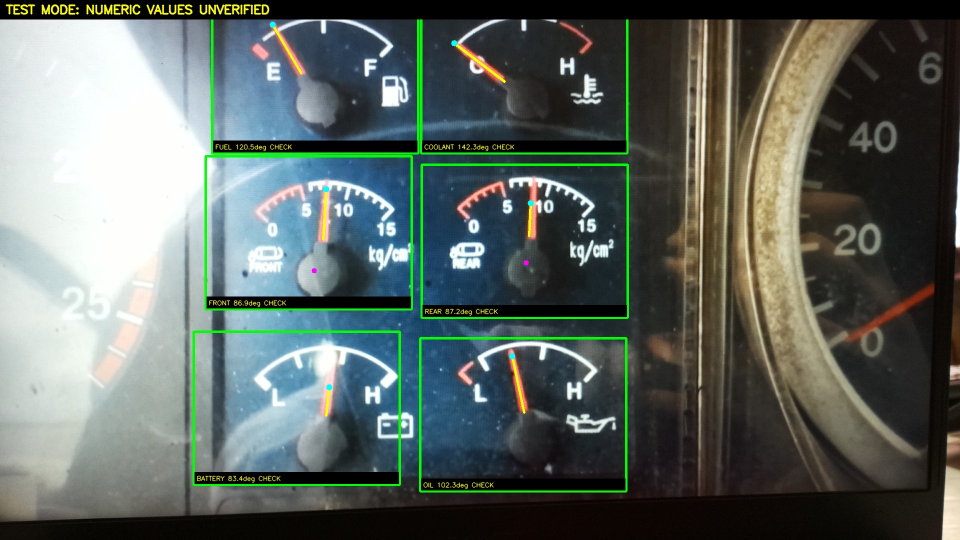
#> input picture sources/camera/live_detector_v3_dev_20261014/new_attempts/attempt_1_annotated.jpg, 1920 x 1080 px, given in place of dashboard_20260904_144540.jpg, which was not available (shown at 1/2 size)
$ python diagnose.py
#> lines starting #> are read from the running program, lines starting #| are printed output that depends on the picture; pictures that were not available may be replaced by others from this repository, and a replacement may not be noted
#> in main, ref is the input picture: shape (1080, 1920, 3); mean B, G, R 97.7, 103.2, 93.5
### sources/camera/centrabus_dashboard_reader.py
#!/usr/bin/env python3

from pathlib import Path
import argparse
import ast
import math

import cv2
import numpy as np

from gauge_readers import (
    read_battery,
    read_coolant,
    read_front,
    read_fuel,
    read_oil,
    read_rear,
)


# ============================================================
# CENTRABUS PRODUCTION SINGLE-IMAGE DASHBOARD READER
#
# Input:
#     One complete dashboard JPG
#
# Output:
#     Six gauge readings
#     One annotated dashboard JPG
#
# Uses:
#     - calibration0 as registration reference
#     - automatic ORB dashboard alignment
#     - automatic six-gauge ROI placement
#     - original image pixels only
#     - dynamic FRONT / REAR physical hub coordinates
#     - validated strict FRONT / REAR pressure detector
#
# IMPORTANT:
#     No gauge image is warped.
# ============================================================


ROOT = Path(__file__).resolve().parent


REFERENCE_CALIBRATION = (
    ROOT
    /
    "centrabus_calibration0"
)

REFERENCE_IMAGE = (
    REFERENCE_CALIBRATION
    / "01_reference"
    / "dashboard_20260904_144540.jpg"
)


REFERENCE_SCRIPT = (
    REFERENCE_CALIBRATION
    /
    "scripts"
    /
    "gauge_crop_test.py"
)


OUTPUT_DIR = (
    ROOT
    /
    "production_output"
)


OUTPUT_DIR.mkdir(
    parents=True,
    exist_ok=True
)


# ============================================================
# CALIBRATION0 REFERENCE ROIS
#
# x, y, width, height
# ============================================================

REFERENCE_ROIS = {

    "fuel": (
        450,
        45,
        405,
        300
    ),

    "coolant": (
        860,
        45,
        405,
        300
    ),

    "front": (
        450,
        375,
        405,
        300
    ),

    "rear": (
        875,
        375,
        405,
        300
    ),

    "battery": (
        440,
        720,
        405,
        300
    ),

    "oil": (
        885,
        715,
        405,
        300
    ),
}


GAUGES = (
    "fuel",
    "coolant",
    "front",
    "rear",
    "battery",
    "oil",
)


# ============================================================
# VALIDATED PHYSICAL PRESSURE-GAUGE HUB CENTERS
#
# Calibration0 crop-local coordinates.
#
# These are NOT the historical FRONT / REAR search pivots.
# ============================================================

REFERENCE_PRESSURE_HUBS = {

    "front": (
        184.0,
        195.0
    ),

    "rear": (
        207.0,
        192.0
    ),
}

# Approximate hub centers in the calibration0 crops. These are
# used to reject stray red shapes in the three simple gauges.
REFERENCE_SIMPLE_HUBS = {
    "fuel": (193.0, 190.0),
    "coolant": (205.0, 190.0),
    "battery": (195.0, 215.0),
    "oil": (205.0, 215.0),
}


# ============================================================
# AUTOMATIC DASHBOARD REGISTRATION
#
# Same settings used by validated 30-image pipeline.
# ============================================================

ORB_FEATURES = 3000
RATIO_TEST = 0.75
MIN_GOOD_MATCHES = 12
RANSAC_THRESHOLD = 4.0

MASK_X_MIN = 0.15
MASK_X_MAX = 0.82


READERS = {

    "fuel":
        read_fuel,

    "coolant":
        read_coolant,

    "front":
        read_front,

    "rear":
        read_rear,

    "battery":
        read_battery,

    "oil":
        read_oil,
}


# ============================================================
# READ input_image FROM CALIBRATION SCRIPT
# ============================================================

# [40 lines left out: function get_input_image_path, not called in this run]


# ============================================================
# ORB PREPARATION
# ============================================================

def prepare_gray(image):

    gray = cv2.cvtColor(
        image,
        cv2.COLOR_BGR2GRAY
    )
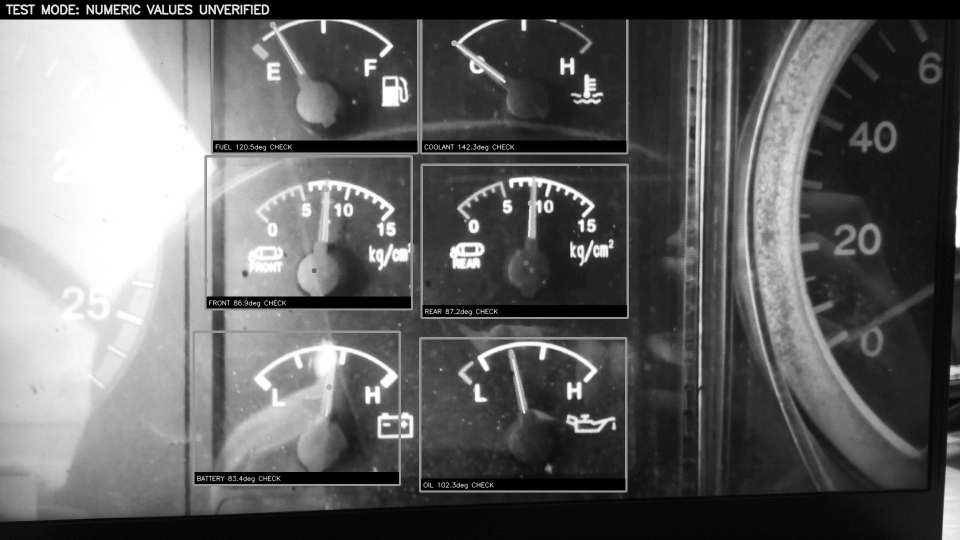
#> gray: shape (1080, 1920) (shown at 1/2 size); min 0, max 255, mean 99.7

    clahe = cv2.createCLAHE(
        clipLimit=2.0,
        tileGridSize=(8, 8)
    )

    return clahe.apply(
        gray
    )
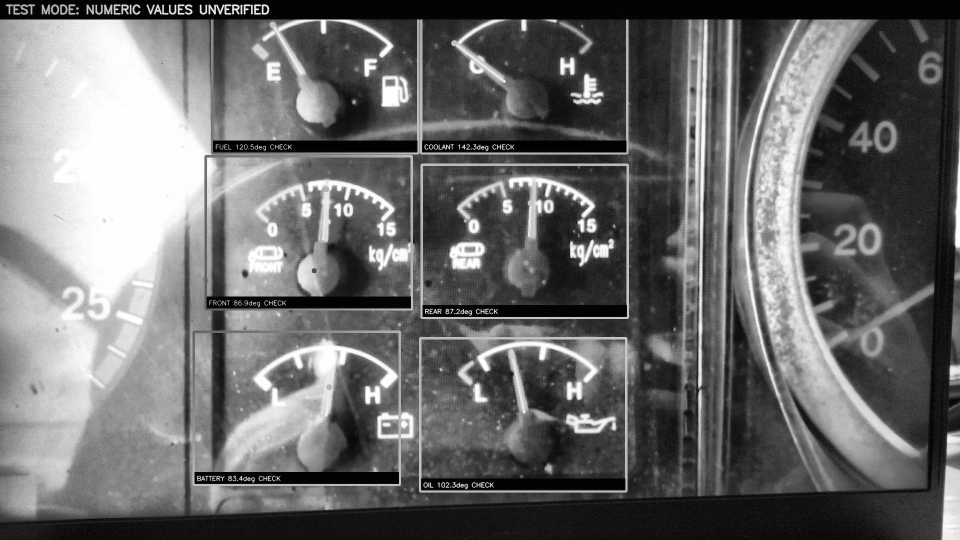
#> returned value: shape (1080, 1920) (shown at 1/2 size); min 0, max 255, mean 106.7


def create_feature_mask(image):

    height, width = (
        image.shape[:2]
    )
#> height = 1080; width = 1920

    mask = np.zeros(
        (
            height,
            width
        ),
        dtype=np.uint8
    )

    x1 = int(
        width
        *
        MASK_X_MIN
    )
#> x1 = 288

    x2 = int(
        width
        *
        MASK_X_MAX
    )
#> x2 = 1574

    mask[
        :,
        x1:x2
    ] = 255

    return mask


# ============================================================
# FORMAT GAUGE RESULT
# ============================================================

# [1088 lines left out: functions format_result, read_dashboard, main, not called in this run]


# [3 lines that do not run on import are left out]

### sources/camera/rear_oil_live_diagnosis_20261014/diagnose.py
"""Read-only V3 REAR/OIL component audit for every V3 live attempt."""
from __future__ import annotations

import contextlib
import csv
import io
import json
import math
import sys
from pathlib import Path

import cv2
import numpy as np

HERE = Path(__file__).resolve().parent
ROOT = HERE.parent
V3 = ROOT / "live_detector_v3_dev_20261014"
LOGS = ROOT / "reliable_live_logs_v3"
ART = HERE / "artifacts"
ART.mkdir(exist_ok=True)
sys.dont_write_bytecode = True
sys.path.insert(0, str(V3))
import gauge_readers as g  # noqa: E402
import centrabus_dashboard_reader as d  # noqa: E402


# [116 lines left out: functions registration, crop_geometry, arc_shift, components, longest_run, not called in this run]


def selected_component(rows):
    eligible = [r for r in rows if r.get("selected_overlap_px", 0) > 0]
    return max(eligible, key=lambda r: r["selected_overlap_px"]) if eligible else None


# [20 lines left out: function overlay, not called in this run]


def main():
    ref = cv2.imread(str(d.REFERENCE_IMAGE))
    refgray = d.prepare_gray(ref)
    orb = cv2.ORB_create(nfeatures=d.ORB_FEATURES)
    refkp, refdes = orb.detectAndCompute(refgray, d.create_feature_mask(ref))
#> refkp = 3000 keypoints; strongest (x, y, size): (397, 954, 31), (436, 954, 31), (860, 625, 31), (879, 620, 31)
    matcher = cv2.BFMatcher(cv2.NORM_HAMMING, crossCheck=False)
    allrows, cases = [], []
    paths = sorted(LOGS.glob("cycle_*/attempt_*.jpg"))
    paths = [p for p in paths if not p.name.endswith("_annotated.jpg")]
    for i, path in enumerate(paths, 1):
        image = cv2.imread(str(path))
        inv, reg = registration(image, refgray, refkp, refdes, orb, matcher)
        record = json.loads(path.with_suffix(".json").read_text())
        for gauge in ("rear", "oil"):
            case = dict(cycle=path.parent.name, attempt=path.stem, image=str(path), gauge=gauge,
                        registration="ok" if inv is not None else "failed",
                        v3_logged_angle_deg=record.get("gauges", {}).get(gauge, {}).get("angle", ""),
                        v3_logged_mask_mode=record.get("gauges", {}).get(gauge, {}).get("mask_mode", ""))
            if inv is None:
                cases.append(case)
                continue
            crop, roi, hub = crop_geometry(image, inv, reg["scale"], gauge)
            shift, score = arc_shift(crop, gauge, ref)
            aligned = (hub[0]+shift[0], hub[1]+shift[1])
            prefix = f"{path.parent.name}_{path.stem}_{gauge}"
            cv2.imwrite(str(ART / f"{prefix}_crop.png"), crop)
            if gauge == "rear":
                strict = g._create_pressure_red_mask(crop)
                relaxed = g._create_pressure_red_mask_relaxed(crop)
                read = lambda: g.read_rear(crop, config=dict(hub_x=hub[0], hub_y=hub[1], scale=reg["scale"]))
            else:
                strict = g._create_simple_red_mask(crop)
                relaxed = g._create_simple_red_mask_relaxed(crop)
                read = lambda: g.read_oil(crop, pivot=hub,
                    radius_min=10*reg["scale"], radius_max=180*reg["scale"])
            cv2.imwrite(str(ART / f"{prefix}_strict.png"), strict)
            cv2.imwrite(str(ART / f"{prefix}_relaxed.png"), relaxed)
            with contextlib.redirect_stdout(io.StringIO()):
                try:
                    result, error = read(), ""
                except Exception as exc:
                    result, error = None, str(exc)
            selected = result["needle_mask"] if result else np.zeros_like(strict)
            case.update(scale=reg["scale"], orb_matches=reg["matches"], orb_inliers=reg["inliers"],
                        roi_x1=roi[0], roi_y1=roi[1], roi_x2=roi[2], roi_y2=roi[3],
                        hub_x=hub[0], hub_y=hub[1], local_shift_x=shift[0], local_shift_y=shift[1],
                        local_alignment_score=score, aligned_hub_x=aligned[0], aligned_hub_y=aligned[1],
                        v3_replay_angle_deg=result["angle"] if result else "",
                        v3_replay_mask_mode=result.get("mask_mode", "strict" if gauge == "oil" else "") if result else "",
                        v3_error=error)
            if result is not None:
                cv2.imwrite(str(ART / f"{prefix}_v3_selected.png"), selected)
                case["v3_selected_span_px"] = result.get("line_span", math.dist(
                    result["base"], result["tip"]))
                case["v3_selected_red_pixels"] = int(cv2.countNonZero(selected))
            # Full masks preserve all components. The radial variant shows exactly
            # which OIL pixels V3 offers to its selector.
            modes = [("strict", strict), ("relaxed", relaxed)]
            if gauge == "oil":
                yy, xx = np.indices(strict.shape)
                radial = np.hypot(xx-hub[0], yy-hub[1])
                band = (radial >= 10*reg["scale"]) & (radial <= 180*reg["scale"])
                modes += [("strict_radial", np.uint8((strict > 0)&band)*255),
                          ("relaxed_radial", np.uint8((relaxed > 0)&band)*255)]
            for mode, mask in modes:
                rows = components(mask, gauge, mode, hub, aligned, selected)
                for row in rows:
                    row.update(case)
                allrows.extend(rows)
                if mode in ("strict", "relaxed"):
                    overlay(crop, rows, hub, aligned, result,
                            ART / f"{prefix}_{mode}_components.png")
                top = selected_component(rows)
                case[f"{mode}_components"] = len(rows)
                case[f"{mode}_largest_area"] = max((r["area_px"] for r in rows), default=0)
                case[f"{mode}_selected_component_id"] = top["component_id"] if top else ""
                case[f"{mode}_selected_component_span"] = top.get("fitted_span_px", "") if top else ""
            cases.append(case)
        print(i, path.parent.name, path.stem, flush=True)
    for name, rows in (("results.csv", allrows), ("cases.csv", cases)):
        fields = list(dict.fromkeys(k for row in rows for k in row))
        with (HERE/name).open("w", newline="") as f:
            writer = csv.DictWriter(f, fieldnames=fields)
            writer.writeheader()
            writer.writerows(rows)


if __name__ == "__main__":
    main()

$ run again, on sources/camera/rear_oil_live_diagnosis_20261014/artifacts/cycle_20261014_122850_513451_attempt_1_rear_relaxed_components.png
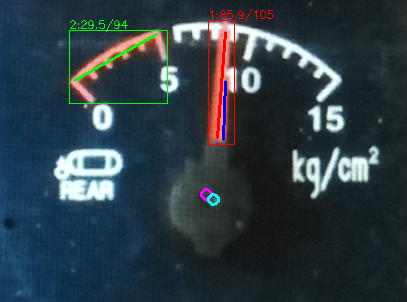
#> input picture sources/camera/rear_oil_live_diagnosis_20261014/artifacts/cycle_20261014_122850_513451_attempt_1_rear_relaxed_components.png, 407 x 302 px, given in place of dashboard_20260904_144540.jpg, which was not available
#> in main, ref is the input picture: shape (302, 407, 3); mean B, G, R 68.6, 60.8, 46.7
#> in prepare_gray, `gray = cv2.cvtColor( image, cv2.COLOR_BGR2GRAY )`:
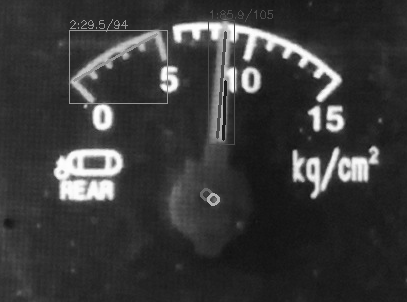
#> gray: shape (302, 407); min 16, max 255, mean 57.4
#> in prepare_gray, `return clahe.apply( gray )`:
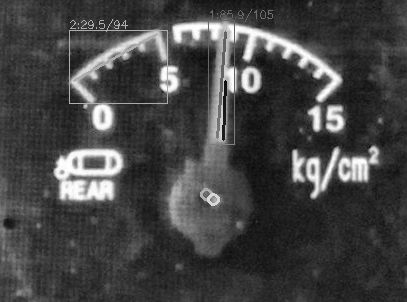
#> returned value: shape (302, 407); min 12, max 255, mean 68.4
#> refkp = 1421 keypoints; strongest (x, y, size): (225, 80, 31), (326, 102, 77.1), (315, 110, 64.3), (247, 57, 53.6)

$ run again, on sources/camera/rear_oil_live_diagnosis_20261014/artifacts/cycle_20261014_123113_752756_attempt_3_oil_crop.png
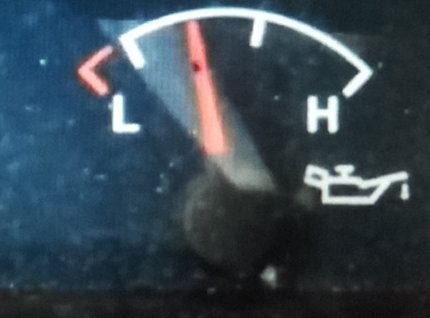
#> input picture sources/camera/rear_oil_live_diagnosis_20261014/artifacts/cycle_20261014_123113_752756_attempt_3_oil_crop.png, 430 x 318 px, given in place of dashboard_20260904_144540.jpg, which was not available
#> in main, ref is the input picture: shape (318, 430, 3); mean B, G, R 81.9, 71.4, 55.9
#> in prepare_gray, `gray = cv2.cvtColor( image, cv2.COLOR_BGR2GRAY )`:
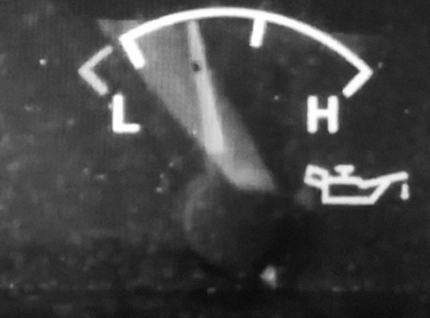
#> gray: shape (318, 430); min 11, max 255, mean 67.9
#> in prepare_gray, `return clahe.apply( gray )`:
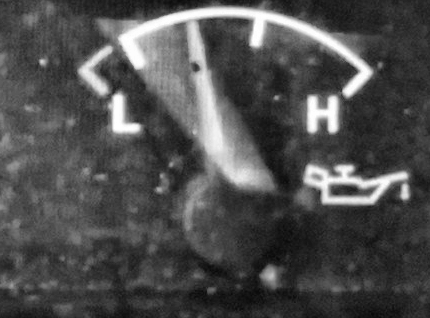
#> returned value: shape (318, 430); min 9, max 255, mean 77.7
#> refkp = 745 keypoints; strongest (x, y, size): (116, 96, 92.6), (331, 125, 92.6), (325, 197, 92.6), (332, 129, 64.3)
